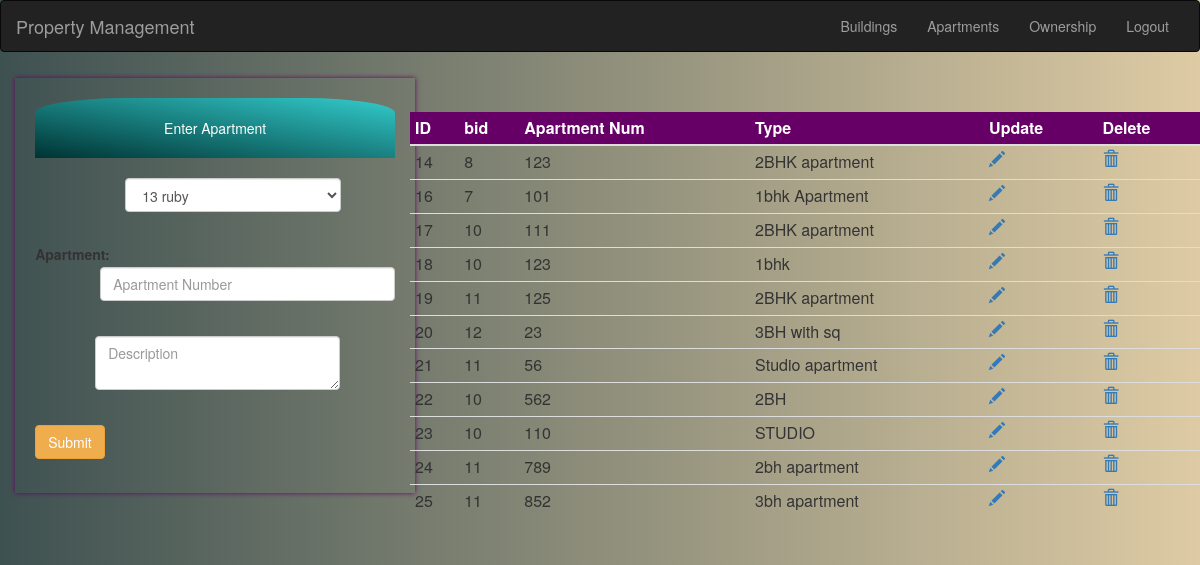
The app's page /apartmentOLD.php with its own data.
### tables this page shows
CREATE TABLE `apartment` (
  `id` int(11) NOT NULL,
  `bid` int(11) NOT NULL,
  `apartmentNum` int(4) NOT NULL,
  `description` varchar(200) NOT NULL
);

### apartmentOLD.php (the view, shortened to what this page needs)
<?php
$bid=$aname=$desc="";
?>
<html>
    <head>
  <link rel="stylesheet" href="https://maxcdn.bootstrapcdn.com/bootstrap/3.3.7/css/bootstrap.min.css">
</head>
    </head>
    <body style="background-image: linear-gradient(to right, #3E5151 , #DECBA4);">
     <?php
     include 'anav.php';
     ?>
        <div class="row">
         <div class="col-md-4">
       <div style="width: 400px;margin-left:4%;margin-top: 1.5%;box-shadow: 0px 0px 5px #660066;padding:20px">
        <div style='text-align: center;padding:20px;background:  linear-gradient(To top right,#033,#3cc);color:white;border-radius: 25% 25% 0% 0%'>Enter Apartment</div>
        <form class="form-horizontal" action="apartment.php" method="post">
            <div style="padding-top: 20px;margin-left: 25%">
                <select class="form-control" style="display:inline; width: 80%;" name="building" >
                    <?php
                                include 'conn.php';
                                $qry="select * from building";
                                if ($result = $con->query($qry)) {
    while ($row = $result->fetch_assoc()) {
                    ?>
                     <option value="<?php echo $row['id']; ?>" selected="<?php if($row['id']==$bid){echo 'true';}else{echo 'false';}?>" ><?php echo $row['id'].' '.$row['Name']; ?>
                        </option>
               <?php
    }
    }
    ?> </select>
            </div><br>
    <div class="form-group" style="margin-top: 5px">
    <label class="control-label col-sm-2" for="apartment">Apartment:</label>
    <div class="col-sm-10" style="margin-top:30px">
        <input type="text" class="form-control" name="apartment" required="" pattern="[0-9]{3}" placeholder="Apartment Number" value="<?php echo $aname;?>"/><br>
    </div>
            </div>
            <div style="margin-left: 60px;">
            <div class="form-group" style="margin-top: 2px">
    <div class="col-sm-10" style="margin-top:0.1px">
        <textarea class="form-control" name="desc" required="" placeholder="Description" ><?php echo $desc;?></textarea><br>
    </div>
            </div>
            </div>
             <button class="btn btn-warning" type="submit" name="submit" value="add">Submit</button>
        </form>
      </div>
         </div>
        <div class="col-md-8">
                <div>
        <table class="table table-hover table-condensed" style="margin-top: 5%">
            <thead style="background: #660066;color:white">
            <th>ID</th>
             <th>bid</th>
              <th>Apartment Num</th>
              <th>Type</th>
              <th>Update</th>
              <th>Delete</th>
            </thead>
            <tbody>
                <?php
                $sql = "select * from apartment;";
                $result=mysqli_query($con,$sql);
                if($result){
                    while($row = $result->fetch_assoc()){
                ?>
                <tr>
                    <td><?php echo $row['id'];?></td>
                    <td><?php echo $row['bid'];?></td>
                    <td><?php echo $row['apartmentNum'];?></td>
                    <td><?php echo $row['description']; ?></td>
                    <td><a href="apartment.php?update=1&id=<?php echo $row['id'];?>"><span class="glyphicon glyphicon-pencil"></span></a></td>
                    <td><a href="deleteapartment.php?id=<?php echo $row['id'];?>"><span class="glyphicon glyphicon-trash"></span></a></td>
                </tr>
                <?php
                }
                }
                ?>
            </tbody>
        </table>
                </div>
    </body>
</html>

### anav.php (shortened to what this page needs)
<nav class="navbar navbar-default navbar-inverse">
  <div class="container-fluid">
    <div class="navbar-header">
      <a class="navbar-brand" href="#">Property Management</a>
    </div>
    <ul class="nav navbar-nav pull-right">
        <li><a href="building.php">Buildings</a></li>
        <li><a href="apartment.php">Apartments</a></li>
         <li><a href="oregistration.php">Ownership</a></li>
      <li><a href="logout.php">Logout</a></li>
    </ul>
  </div>
</nav>

### records on screen
apartment: id "14", bid "8", apartmentNum "123", description "2BHK apartment"
apartment: id "16", bid "7", apartmentNum "101", description "1bhk Apartment"
apartment: id "17", bid "10", apartmentNum "111", description "2BHK apartment"
apartment: id "18", bid "10", apartmentNum "123", description "1bhk"
apartment: id "19", bid "11", apartmentNum "125", description "2BHK apartment"
apartment: id "20", bid "12", apartmentNum "23", description "3BH with sq"
apartment: id "21", bid "11", apartmentNum "56", description "Studio apartment"
apartment: id "22", bid "10", apartmentNum "562", description "2BH"
apartment: id "23", bid "10", apartmentNum "110", description "STUDIO"
apartment: id "24", bid "11", apartmentNum "789", description "2bh apartment"
apartment: id "25", bid "11", apartmentNum "852", description "3bh apartment"

### other values on screen
form field building "13 ruby"
